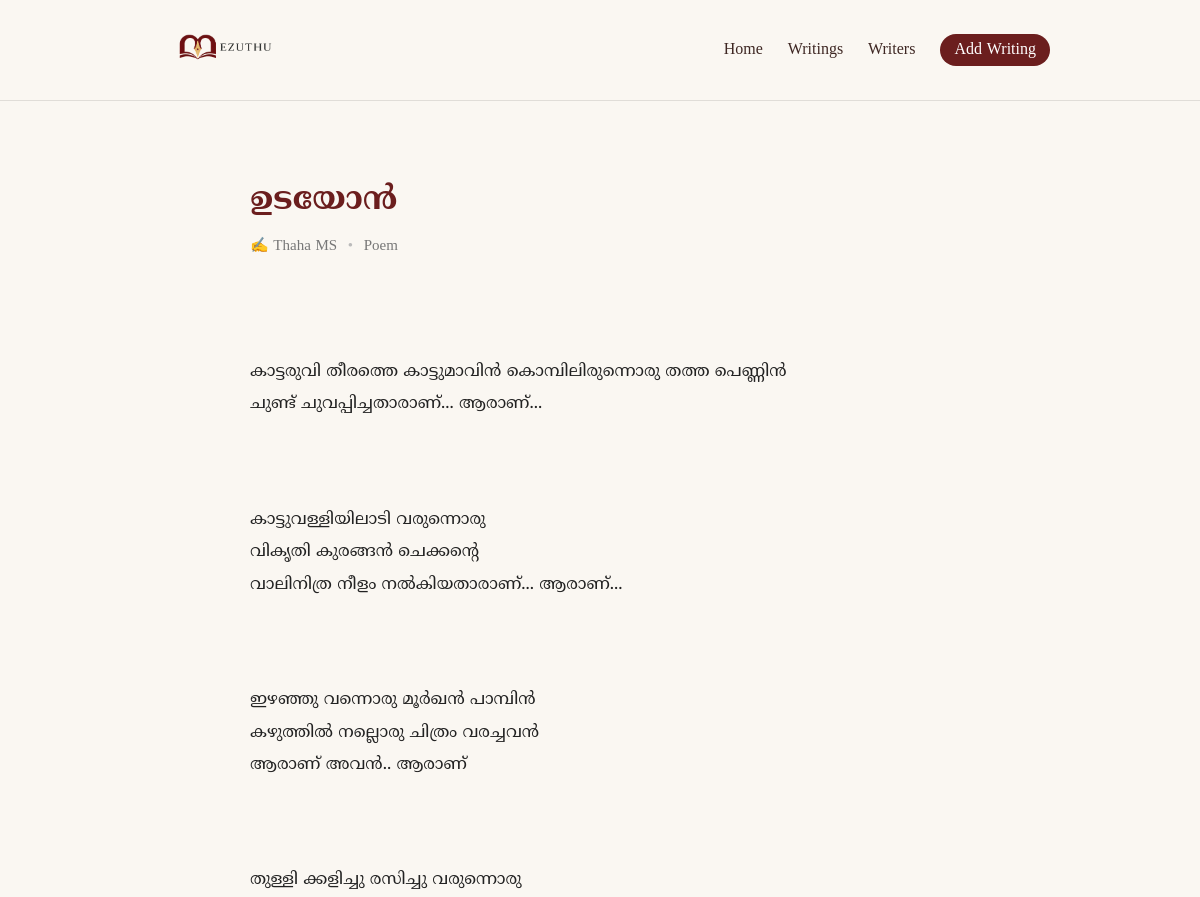
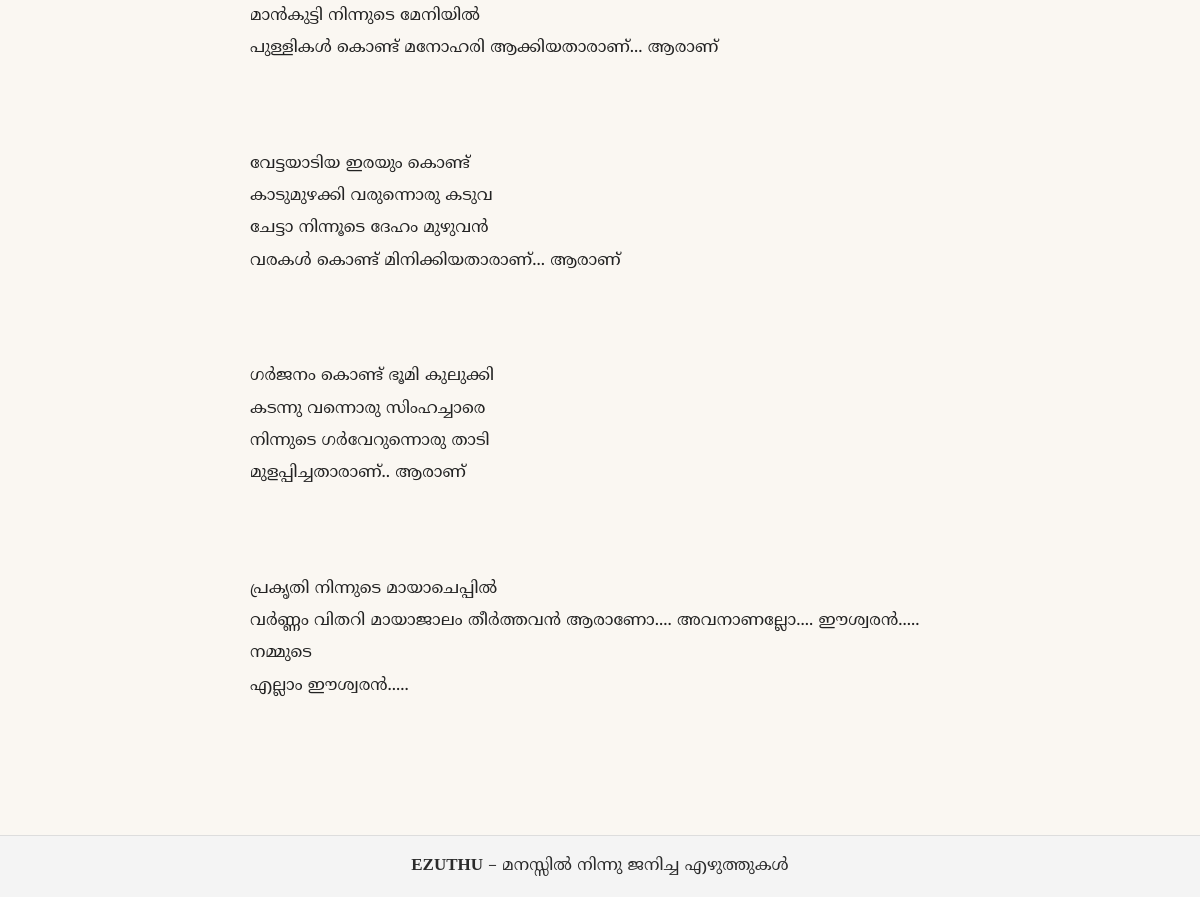
/writings/1/, run on the app's committed database (2 pictures, top to bottom).
### writings/models.py (models this page shows, shortened)
class Writing(models.Model):
    WRITING_TYPE_CHOICES = (
        ('poem', 'Poem'),
        ('story', 'Story'),
        ('essay', 'Essay'),
    )
    title = models.CharField(max_length=200)
    content = models.TextField()
    writer = models.ForeignKey(
        Writer,
        on_delete=models.CASCADE,
        related_name='writings'
    )
    writing_type = models.CharField(
        max_length=20,
        choices=WRITING_TYPE_CHOICES,
        default='poem'
    )
    created_at = models.DateTimeField(auto_now_add=True)
    is_published = models.BooleanField(default=True)

class Writer(models.Model):
    name = models.CharField(max_length=100)
    about = models.TextField(blank=True)
    language = models.CharField(
        max_length=50,
        default="Malayalam"
    )

### writings/views.py (the view)
# urls.py: path('writings/<int:id>/', views.writing_detail, name='writing_detail'),
def writing_detail(request, id):
    writing = get_object_or_404(
        Writing,
        id=id,
        is_published=True
    )
    return render(request, 'writings/writing_detail.html', {
        'writing': writing
    })

### templates/writings/writing_detail.html (shortened to what this page needs)
{% extends "base.html" %}
{% block content %}
<article class="writing-detail">
    <h1 class="detail-title">
        {{ writing.title }}
    </h1>
    <p class="detail-meta">
        ✍️ {{ writing.writer.name }}
        <span class="dot">•</span>
        {{ writing.get_writing_type_display }}
    </p>
    <div class="detail-content">
        {{ writing.content|linebreaks }}
    </div>
</article>
{% endblock %}

### static/css/base.css (style rules this page uses)
:root { --primary: #6B1E1E; --secondary: #3E2723; --background: #FAF7F2; --text: #2B2B2B; --accent: #7A8450; }
* { margin: 0; padding: 0; box-sizing: border-box; }
body { display: flex; flex-direction: column; font-family: 'Noto Serif Malayalam', serif; background-color: var(--background); color: var(--text); line-height: 1.8; }
html, body { height: 100%; margin: 0; }
h1, h2, h3 { color: var(--primary); margin-bottom: 15px; }
p { margin-bottom: 15px; font-size: 17px; }
.writing-detail { max-width: 720px; margin: 40px auto; padding: 10px; }
.detail-title { font-size: 32px; margin-bottom: 10px; line-height: 1.3; }
.detail-meta { font-size: 15px; color: #777; margin-bottom: 28px; }
.detail-meta .dot { margin: 0 6px; color: #bbb; }
.detail-content { font-size: 18px; line-height: 1.9; color: #222; white-space: pre-wrap; }

### data on the page
Writing: title "ഉടയോൻ", writer.name "Thaha MS", writing_type "Poem", content "കാട്ടരുവി തീരത്തെ കാട്ടുമാവിൻ കൊമ്പിലിരുന്നൊരു തത്ത പെണ്ണിൻ ചുണ്ട് ചുവപ്പിച്ചതാരാണ്... ആരാണ്... കാട്ടുവള്ളിയിലാടി വരുന്നൊരു വികൃതി കുരങ്ങൻ ചെക്കന്റെ വാലിനിത്ര നീളം നൽകിയതാരാണ്... ആരാണ്... ഇഴഞ്ഞു വന്നൊരു മൂർഖൻ പാമ്പിൻ കഴുത്തിൽ നല്ലൊരു ചിത്രം വരച്ചവൻ ആരാണ് അവൻ.. ആരാണ് തുള്ളി ക്കളിച്ചു രസിച്ചു വരുന്നൊരു മാൻകുട്ടി നിന്നുടെ മേനിയിൽ പുള്ളികൾ കൊണ്ട് മനോഹരി ആക്കിയതാരാണ്... ആരാണ് വേട്ടയാടിയ ഇരയും കൊണ്ട് കാടുമുഴക്കി വരുന്നൊരു കടുവ ചേട്ടാ നിന്നൂടെ ദേഹം മുഴുവൻ വരകൾ കൊണ്ട് മിനിക്കിയതാരാണ്... ആരാണ് ഗർജനം കൊണ്ട് ഭൂമി കുലുക്കി കടന്നു വന്നൊരു സിംഹച്ചാരെ നിന്നുടെ ഗർവേറുന്നൊരു താടി മുളപ്പിച്ചതാരാണ്.. ആരാണ് പ്രകൃതി നിന്നുടെ മായാചെപ്പിൽ വർണ്ണം വിതറി മായാജാലം തീർത്തവൻ ആരാണോ.... അവനാണല്ലോ.... ഈശ്വരൻ..... നമ്മുടെ…"
